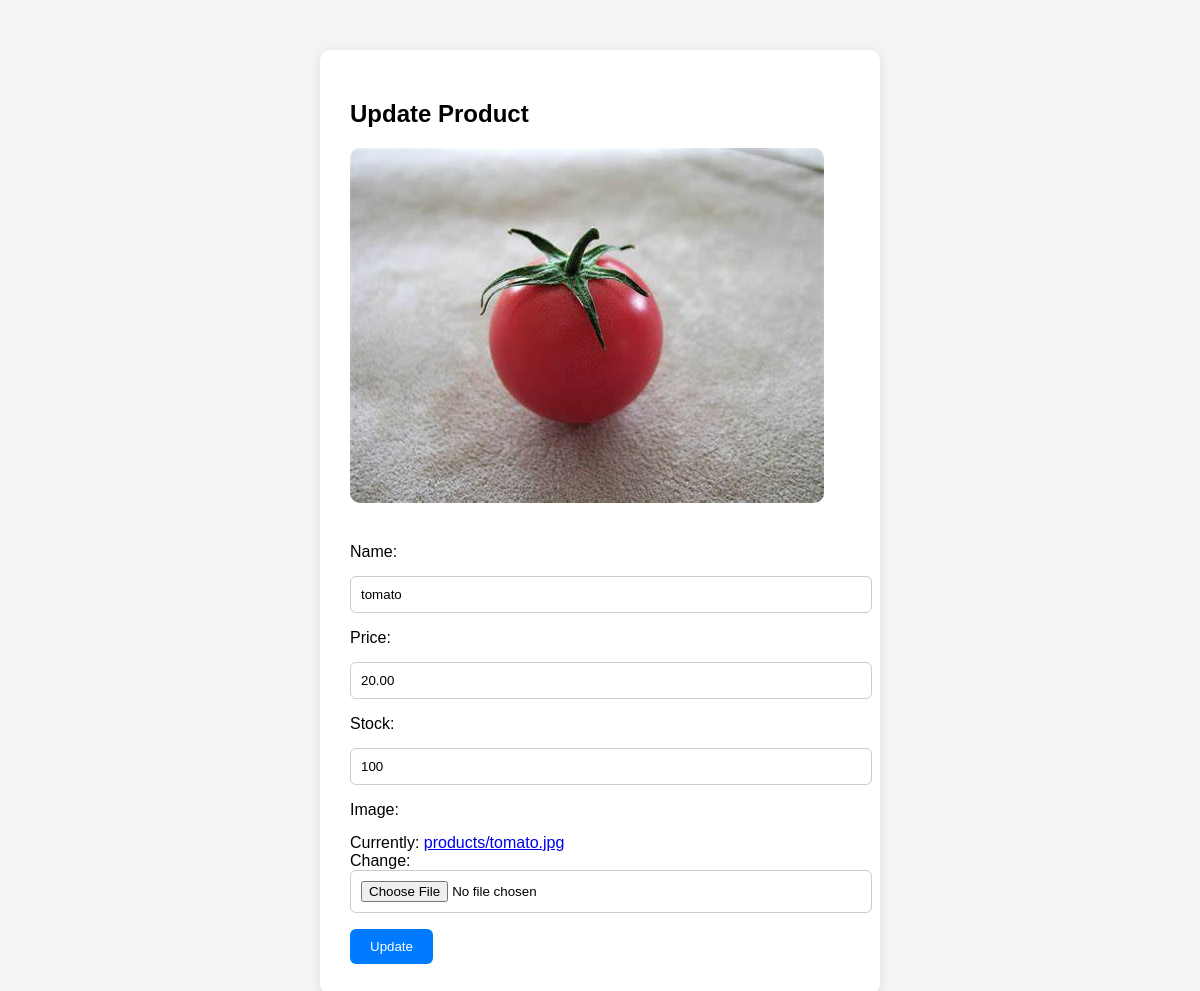
Screenshot of /update_data/1 with the database file from the repository.
### Insta_grocery/models.py (models this page shows, shortened)
class Product(models.Model):
    name = models.CharField(max_length=255)
    price = models.DecimalField(max_digits=10, decimal_places=2)
    image = models.ImageField(upload_to='products/')
    stock = models.IntegerField(default=0)

### Insta_grocery/views.py (the view)
# urls.py: path("update_data/<int:id>", views.update_data, name="update_data"),
def update_data(request, id):
    prod = Product.objects.get(id=id)
    form = ProductForm(request.POST or None, request.FILES or None, instance=prod)
    if form.is_valid():
        form.save()
        return redirect("home")
    return render(request, "insta_grocery/update_data.html", {"form": form})

### Insta_grocery/forms.py
class ProductForm(forms.ModelForm):
    class Meta:
        model = Product
        fields = ["name","price","stock","image"]

### Insta_grocery/templates/Insta_grocery/update_data.html (shortened to what this page needs)
<!DOCTYPE html>
<html lang="en">
<head>
</head>
<body>
  <div class="form-container">
    <h2>Update Product</h2>
    <img src="{{ form.instance.image.url }}" alt="Product Image">
    <form method="POST" enctype="multipart/form-data">
      {{ form.as_p }}
      <button type="submit">Update</button>
    </form>
  </div>
</body>
</html>

### Insta_grocery/templates/Insta_grocery/update_data.html (style rules this page uses)
body { font-family: sans-serif; background-color: #f4f4f4; }
.form-container { max-width: 500px; margin: 50px auto; background: white; padding: 30px; border-radius: 10px; box-shadow: 0 2px 10px rgba(0,0,0,0.1); }
img { max-width: 100%; margin-bottom: 20px; border-radius: 10px; }
label, input, select, textarea { display: block; width: 100%; margin-bottom: 15px; }
input, textarea { padding: 10px; border: 1px solid #ccc; border-radius: 6px; }
button { background-color: #007bff; color: white; border: none; padding: 10px 20px; border-radius: 6px; cursor: pointer; }

### rows the page displays
Product: instance.image (picture), name "tomato", price "20.00", stock "100"
